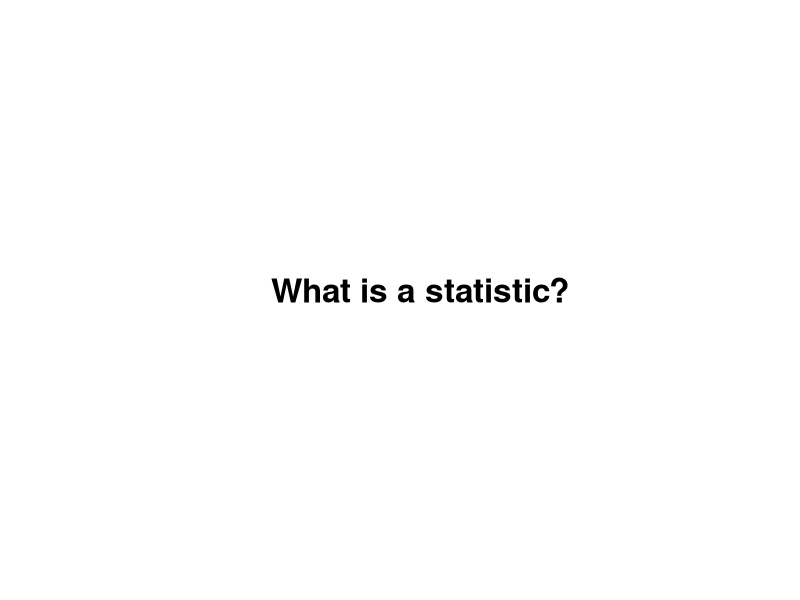
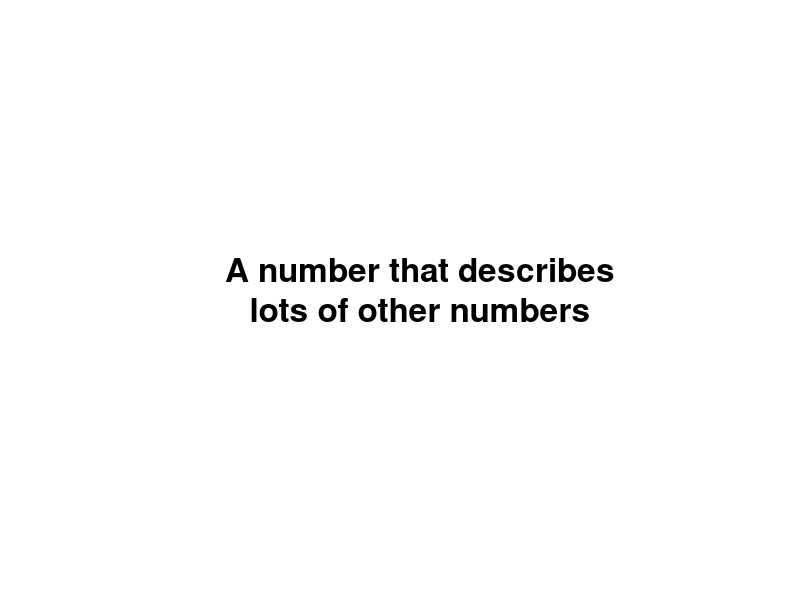
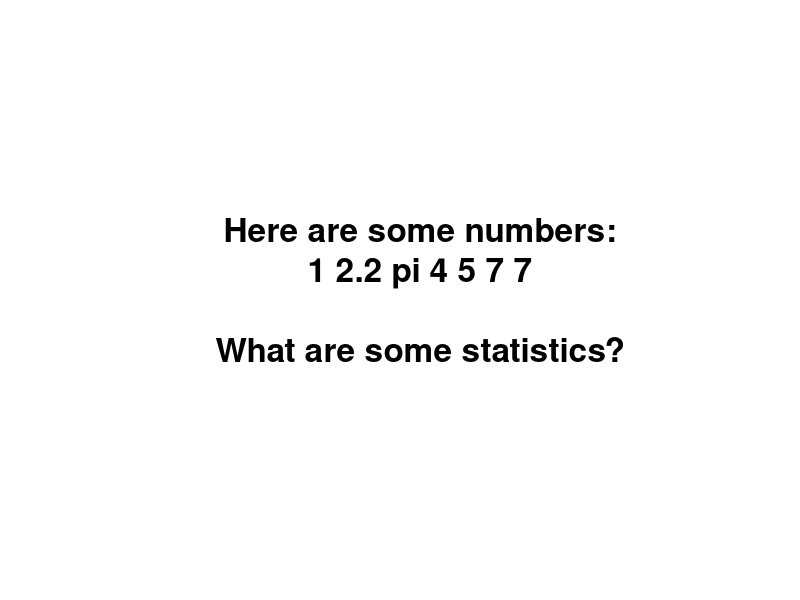
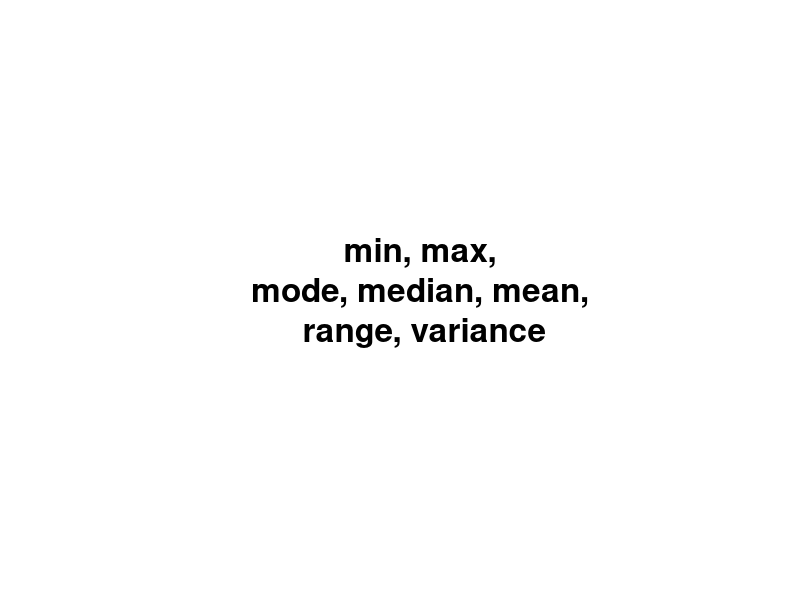
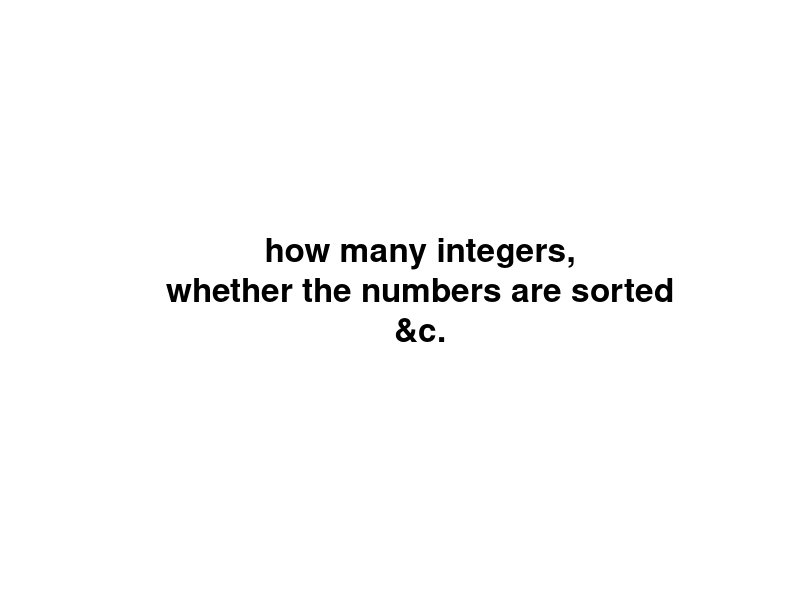
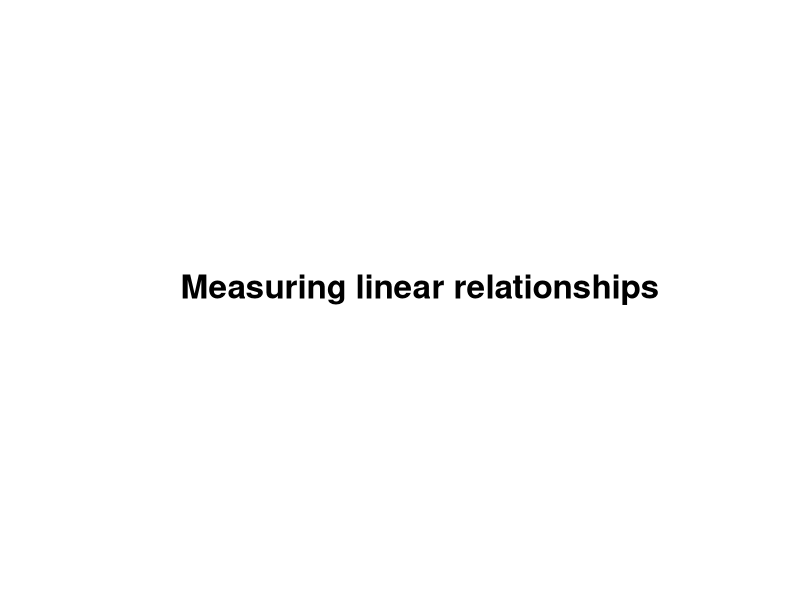
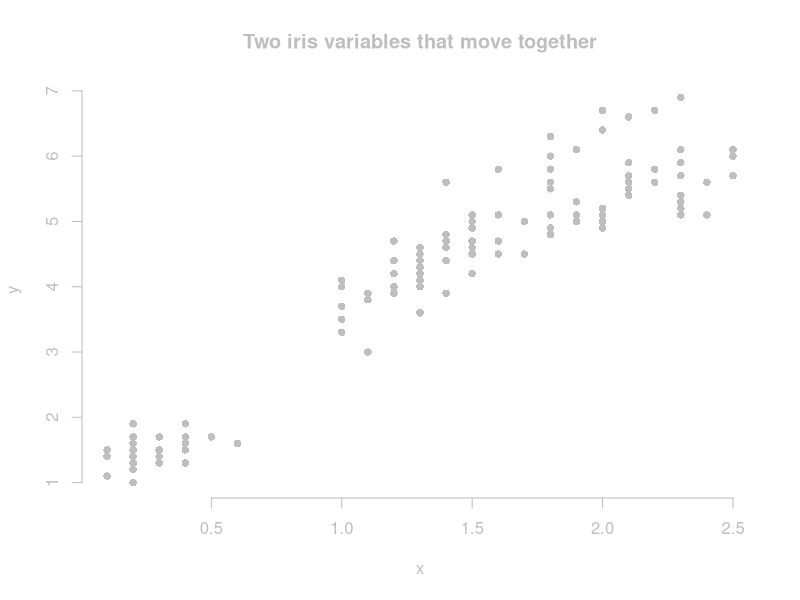
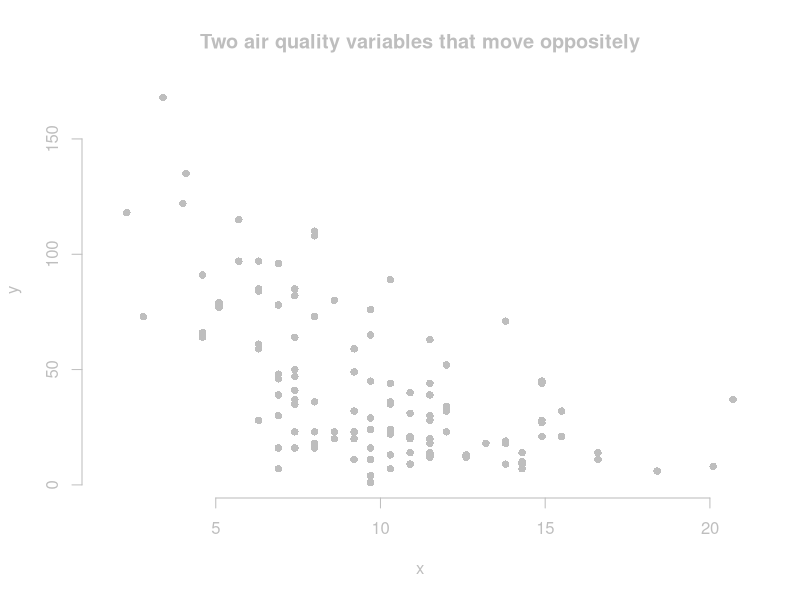

Here is the R script that generated these plots, in order: (Note: this script raises an error after producing the figures.)
attach(iris)
attach(cars)
attach(airquality)
baseplot <- function(main, y, x) {
  plot(y ~ x, type = 'p', bty = 'n',
    main = main, pch = 21, bg = 'grey', col = NULL,
    col.axis = 'grey', col.lab = 'grey', col.main = 'grey', fg = 'grey')
}
irisplot <- function(main) {
  baseplot(main, Petal.Length, Petal.Width)
}

meanplot <- function(main) {
  irisplot(main)
  abline(h = mean(Petal.Length), lty = 2)
  abline(v = mean(Petal.Width), lty = 2)
}

interjection <- function(main) {
  plot.new()
  text(0.5, 0.5, cex = 2, label = main, font = 2)
}

slides <- function() {
# Introduction
interjection('What is a statistic?')
interjection('A number that describes\nlots of other numbers')
interjection('Here are some numbers:\n1 2.2 pi 4 5 7 7\n\nWhat are some statistics?')
interjection('min, max,\nmode, median, mean,\n range, variance')
interjection('how many integers,\nwhether the numbers are sorted\n&c.')
interjection('')
interjection('Measuring linear relationships')

# Three datasets
irisplot('Two iris variables that move together')

rand <- data.frame(x = rnorm(100), y = rnorm(100))
baseplot('Two air quality variables that move oppositely', Ozone, Wind) 

baseplot('Normal random noise', rand$y, rand$x)

# Motivation for covariance
interjection('We want a number\nthat describes\nwhether two variables\nmove together.')

irisplot('It should be high for these variables')

rand <- data.frame(x = rnorm(100), y = rnorm(100))
baseplot('It should be low for these variables', Ozone, Wind) 

baseplot('It should be near zero for these variables', rand$y, rand$x)

# Computing covariance
interjection('Covariance')

irisplot('The iris variables')

meanplot('Find the means')

meanplot('Draw a rectangle')
rect(xleft = mean(Petal.Width),
     ybottom = mean(Petal.Length),
     xright = Petal.Width[c(44,72)],
     ytop = Petal.Length[c(44,72)])

irisplot('Draw all the rectangles')
valence <- (Petal.Length - mean(Petal.Length)) *
           (Petal.Width - mean(Petal.Width)) > 0
rect(xleft = mean(Petal.Width),
     ybottom = mean(Petal.Length),
     xright = Petal.Width,
     ytop = Petal.Length,
     col = rgb(1-valence, 0, valence,.1),
     lwd = 0)

irisplot('Why did I color them blue and red?')
valence <- (Petal.Length - mean(Petal.Length)) *
           (Petal.Width - mean(Petal.Width)) > 0
rect(xleft = mean(Petal.Width),
     ybottom = mean(Petal.Length),
     xright = Petal.Width,
     ytop = Petal.Length,
     col = rgb(1-valence, 0, valence,.1),
     lwd = 0)

irisplot('Why did I color them blue and red?')
valence <- (Petal.Length - mean(Petal.Length)) *
           (Petal.Width - mean(Petal.Width)) > 0
rect(xleft = mean(Petal.Width),
     ybottom = mean(Petal.Length),
     xright = Petal.Width,
     ytop = Petal.Length,
     col = rgb(1-valence, 0, valence,.1),
     lwd = 0)
text(x = max(Petal.Width), y = max(Petal.Length), pos = 2, label = 'Evidence of\nmovement together')
text(x = min(Petal.Width), y = min(Petal.Length), pos = 4, label = 'Evidence of\nmovement together')
text(x = max(Petal.Width), y = min(Petal.Length), pos = 2, label = 'Evidence of\nmovement oppositely')
text(x = min(Petal.Width), y = max(Petal.Length), pos = 4, label = 'Evidence of\nmovement oppositely')

plot(c(-1,1),c(-1,1),main = 'Add the blues together. (This is at a different scale.)',
  type = 'n', axes = F, xlab = '', ylab = '')
rect(xleft = -1, ybottom = -1, xright = 1, ytop = 1, lwd = 0, col = 'blue')

plot(c(-1,1),c(-1,1),main = 'Add the reds together.',
  type = 'n', axes = F, xlab = '', ylab = '')
rect(xleft = -1, ybottom = -1, xright = 1, ytop = 1, lwd = 0, col = 'blue')
rect(xleft = .8, ybottom = -1, xright = 1, ytop = -.8, lwd = 0, col = 'red')

plot(c(-1,1),c(-1,1),main = 'Subtract the reds.',
  type = 'n', axes = F, xlab = '', ylab = '')
rect(xleft = -1, ybottom = -1, xright = 1, ytop = 1, lwd = 0, col = 'blue')
rect(xleft = .8, ybottom = -1, xright = 1, ytop = -.8, lwd = 0, col = 'white')

plot(c(-1,1),c(-1,1),main = 'Divide into as many equal pieces as we have irises (n).',
  type = 'n', axes = F, xlab = '', ylab = '')
rect(xleft = -1, ybottom = -1, xright = 1, ytop = 1, lwd = 0, col = 'blue')
rect(xleft = .8, ybottom = -1, xright = 1, ytop = -.8, lwd = 0, col = 'white')
abline(v = 2 * (-.5 + ((1:nrow(iris))/nrow(iris))))

plot(c(-1,1),c(-1,1),main = 'This blue sliver is the covariance.',
  type = 'n', axes = F, xlab = '', ylab = '')
rect(xleft = -.3, xright = -.3 + (.5/nrow(iris)), ybottom = -1, ytop = 1,
  col = 'blue', lwd = 0)

interjection('Let\'s review the previous slides quickly.')
interjection('')

irisplot('What if we have more red than blue?')
valence <- (Ozone - mean(Ozone)) *
           (Wind - mean(Wind)) > 0
rect(xleft = mean(Wind),
     ybottom = mean(Ozone),
     xright = Wind,
     ytop = Ozone,
     col = rgb(1-valence, 0, valence,.1),
     lwd = 0)

plot(c(-1,1),c(-1,1),main = 'Add the blues together. (This is at a different scale.)',
  type = 'n', axes = F, xlab = '', ylab = '')
rect(xleft = -1, ybottom = .8, xright = -.8, ytop = 1, lwd = 0, col = 'blue')

plot(c(-1,1),c(-1,1),main = 'Add the reds together.',
  type = 'n', axes = F, xlab = '', ylab = '')
rect(xleft = -1, ybottom = -1, xright = 1, ytop = 1, lwd = 0, col = 'red')
rect(xleft = -1, ybottom = .8, xright = -.8, ytop = 1, lwd = 0, col = 'blue')

plot(c(-1,1),c(-1,1),main = 'Subtract the reds.',
  type = 'n', axes = F, xlab = '', ylab = '')
rect(xleft = -1, ybottom = -1, xright = 1, ytop = 1, lwd = 0, col = 'red')
rect(xleft = -1, ybottom = .8, xright = -.8, ytop = 1, lwd = 0, col = 'white')

plot(c(-1,1),c(-1,1),main = 'Divide into as many equal pieces as we have irises (n).',
  type = 'n', axes = F, xlab = '', ylab = '')
rect(xleft = -1, ybottom = -1, xright = 1, ytop = 1, lwd = 0, col = 'red')
rect(xleft = -1, ybottom = .8, xright = -.8, ytop = 1, lwd = 0, col = 'white')
abline(v = 2 * (-.5 + ((1:nrow(iris))/nrow(iris))))

plot(c(-1,1),c(-1,1),main = 'This red sliver is the covariance.',
  type = 'n', axes = F, xlab = '', ylab = '')
rect(xleft = -.3, xright = -.3 + (.5/nrow(iris)), ybottom = -1, ytop = 1,
  col = 'red', lwd = 0)

plot(c(-1,1),c(-1,1),main = 'This red sliver is the covariance.',
  type = 'n', axes = F, xlab = '', ylab = '')
rect(xleft = -.3, xright = -.3 + (.5/nrow(iris)), ybottom = -1, ytop = 1,
  col = 'red', lwd = 0)
text(.3, 0, 'But it\'s negative!')


# Computing variance
interjection('Variance')
interjection('Variance tells us\nhow spread out\nsome numbers are.')
interjection('(Add examples here.)')
interjection('The variance of a variable is\nthe covariance of the variable\nwith itself.')

irisplot('Our two iris variables from before')
interjection('Let\'s look at just one of them.')
baseplot('The points all fall along the same line.', Petal.Length, Petal.Length)
interjection('Let\'s find the variance of Petal.Length')

baseplot('Draw all the rectangles', Petal.Length, Petal.Length)
rect(xleft = mean(Petal.Length),
     ybottom = mean(Petal.Length),
     xright = Petal.Length,
     ytop = Petal.Length,
     col = rgb(0, 0, 1,.1),
     lwd = 0)

baseplot('Why no red rectangles?', Petal.Length, Petal.Length)
rect(xleft = mean(Petal.Length),
     ybottom = mean(Petal.Length),
     xright = Petal.Length,
     ytop = Petal.Length,
     col = rgb(0, 0, 1,.1),
     lwd = 0)

plot(c(-1,1),c(-1,1),main = 'Add the blues together. (This is at a different scale.)',
  type = 'n', axes = F, xlab = '', ylab = '')
rect(xleft = -1, ybottom = -1, xright = 1, ytop = 1, lwd = 0, col = 'blue')

plot(c(-1,1),c(-1,1),main = 'We have no reds to subtract.',
  type = 'n', axes = F, xlab = '', ylab = '')
rect(xleft = -1, ybottom = -1, xright = 1, ytop = 1, lwd = 0, col = 'blue')

plot(c(-1,1),c(-1,1),main = 'Divide into as many equal pieces as we have irises (n).',
  type = 'n', axes = F, xlab = '', ylab = '')
rect(xleft = -1, ybottom = -1, xright = 1, ytop = 1, lwd = 0, col = 'blue')
abline(v = 2 * (-.5 + ((1:nrow(iris))/nrow(iris))))

plot(c(-1,1),c(-1,1),main = 'This blue sliver is the variance.',
  type = 'n', axes = F, xlab = '', ylab = '')
rect(xleft = -.3, xright = -.3 + (.5/nrow(iris)), ybottom = -1, ytop = 1,
  col = 'blue', lwd = 0)

interjection('Let\'s review again.')

interjection('')

# Non-positive relationships
interjection('(Add examples from air quality and random.)')

# Correlation
interjection('A problem with covariance')
interjection('Covariance has units!\n\n(x-unit times y-unit)')
interjection('Which relationship is stronger\n(more linear)?')

par(mfrow = 1:2)
.cov <- round(cov(Sepal.Length,Sepal.Width), 2)
irisplot(paste0('Irises (cov = ', .cov, ' cm^2)'))
.cov <- round(cov(speed,dist), 2)
baseplot(paste0('Cars (cov =', .cov, ' mph*ft)'), speed, dist)
par(mfrow = c(1,1))

interjection('Oh noes!')
interjection('Let\'s divide\ncovariance by the variances\nto standardize it.')

a <- sd(Sepal.Length)
b <- sd(Sepal.Width)
ab <- max(a,b)

corbase <- function() {
  plot(c(-ab,ab),c(-ab,ab),main = '', type = 'n', axes = F, xlab = '', ylab = '')
  rect(xright = 0, ybottom = 0, xleft = -a, ytop = a, col = 'grey', lwd = 0)
  text(-a/2,a/2,'var(Sepal.Width)')
  rect(xleft = 0, ytop = 0, xright = b, ybottom = -b, col = 'grey', lwd = 0)
  text(b/2,-b/2,'var(Sepal.Length)')
}

corbase()
rect(xleft = 0, ybottom = 0, xright = b, ytop = a, col = 'black', lwd = 0)
text(b/2,a/2,'sd(Sepal.Width)*\nsd(Sepal.Length)', col = 'white')

corbase()
rect(xleft = 0, ybottom = 0, xright = b, ytop = a, col = 'black', lwd = 0)
text(b/2,a/2,'sd(Sepal.Width)*\nsd(Sepal.Length)', col = 'white')
text(-a/2,-b/2,'cov(Sepal.Width,Sepal.Length)\ncannot be bigger than\nblack rectangle.')

interjection('Why?')

baseplot('Covariance has red rectangles.', Petal.Length, Petal.Length)
rect(xleft = mean(Petal.Length),
     ybottom = mean(Petal.Length),
     xright = Petal.Length,
     ytop = Petal.Length,
     col = rgb(0, 0, 1,.1),
     lwd = 0)

baseplot('Variance doesn\'t have red rectangles.', Petal.Length, Petal.Length)
rect(xleft = mean(Petal.Length),
     ybottom = mean(Petal.Length),
     xright = Petal.Length,
     ytop = Petal.Length,
     col = rgb(0, 0, 1,.1),
     lwd = 0)

corbase()
rect(xleft = 0, ybottom = 0, xright = b, ytop = a, col = 'black', lwd = 0)
text(b/2,a/2,'sd(Sepal.Width)*\nsd(Sepal.Length)', col = 'white')
text(-a/2,-b/2,'cov(Sepal.Width,Sepal.Length)\ncannot be bigger than\nblack rectangle.')
text('(Add covariance on top in blue)')

interjection('What if covariance is negative?')

corbase()
rect(xleft = 0, ybottom = 0, xright = b, ytop = a, col = 'black', lwd = 0)
text(b/2,a/2,'sd(Sepal.Width)*\nsd(Sepal.Length)', col = 'white')
text(-a/2,-b/2,'cov(Sepal.Width,Sepal.Length)\ncannot be bigger than\nblack rectangle.')
text('(Add covariance on top in red)')

interjection('Correlation, review')

interjection('')
interjection('If we transform the covariance a bit,\nwe can make predictions.')
interjection('y = b0  + b1 * x')
interjection('Let\'s  find b1.')

corbase()
rect(xleft = 0, ybottom = 0, xright = b, ytop = a, col = 'black', lwd = 0)
text(b/2,a/2,'sd(Sepal.Width)*\nsd(Sepal.Length)', col = 'white')
text(-a/2,-b/2,'cov(Sepal.Width,Sepal.Length)\ncannot be bigger than\nblack rectangle.')
text('(Add the thing on top)')


}


#pdf('doodles.pdf', width = 11, height = 8.5)
slides()
#dev.off()
